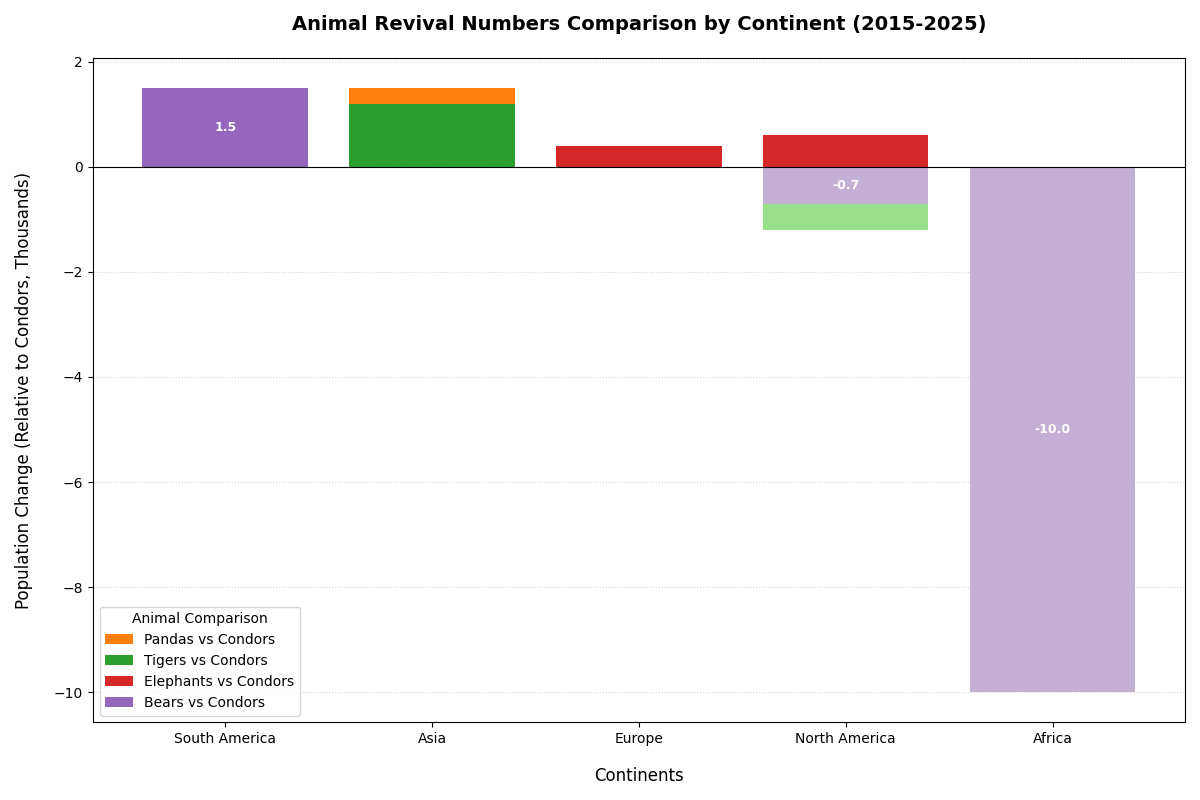

Generate this figure with Python:
import matplotlib.pyplot as plt
import numpy as np

continents = ['South America', 'Asia', 'Europe', 'North America', 'Africa']
animals = ['Condors', 'Pandas', 'Tigers', 'Elephants', 'Bears']

data = [
    [0, 0, 0, 0, 1.5],
    [0, 1.5, 1.2, 0, 0],
    [0, 0, 0, 0.4, 0],
    [1.2, 0, 0, 1.8, 0.5],
    [10, 0.7, 0, 0.2, 0]
]
data_transposed = np.array(data).T

reference_index = 0  # Using 'Condors' as the reference
reference_data = data_transposed[reference_index]

# Adapt colors for positive and negative bars
colors_pos = ['#1f77b4', '#ff7f0e', '#2ca02c', '#d62728', '#9467bd']
colors_neg = ['#aec7e8', '#ffbb78', '#98df8a', '#ff9896', '#c5b0d5']

fig, ax = plt.subplots(figsize=(12, 8))

for idx, (animal_data, positive_color, negative_color) in enumerate(zip(data_transposed, colors_pos, colors_neg)):
    if idx == reference_index:
        continue
    
    diff_data = animal_data - reference_data
    positive_diff = np.clip(diff_data, 0, None)
    negative_diff = np.clip(diff_data, None, 0)
    
    ax.bar(continents, positive_diff, label=f'{animals[idx]} vs {animals[reference_index]}', color=positive_color)
    ax.bar(continents, negative_diff, color=negative_color)

for continent_idx, (cont_pos, cont_neg) in enumerate(zip(positive_diff, negative_diff)):
    if cont_pos > 0:
        ax.text(continent_idx, cont_pos / 2, f'{cont_pos:.1f}', ha='center', va='center', color='white', fontsize=9, fontweight='bold')
    if cont_neg < 0:
        ax.text(continent_idx, cont_neg / 2, f'{cont_neg:.1f}', ha='center', va='center', color='white', fontsize=9, fontweight='bold')

ax.axhline(0, color='black', linewidth=0.8)
ax.set_title('Animal Revival Numbers Comparison by Continent (2015-2025)', fontsize=14, fontweight='bold', pad=20)
ax.set_xlabel('Continents', fontsize=12, labelpad=15)
ax.set_ylabel('Population Change (Relative to Condors, Thousands)', fontsize=12, labelpad=15)
ax.legend(title='Animal Comparison', loc='best')
ax.yaxis.grid(True, linestyle=':', alpha=0.5)

plt.tight_layout()
plt.show()
